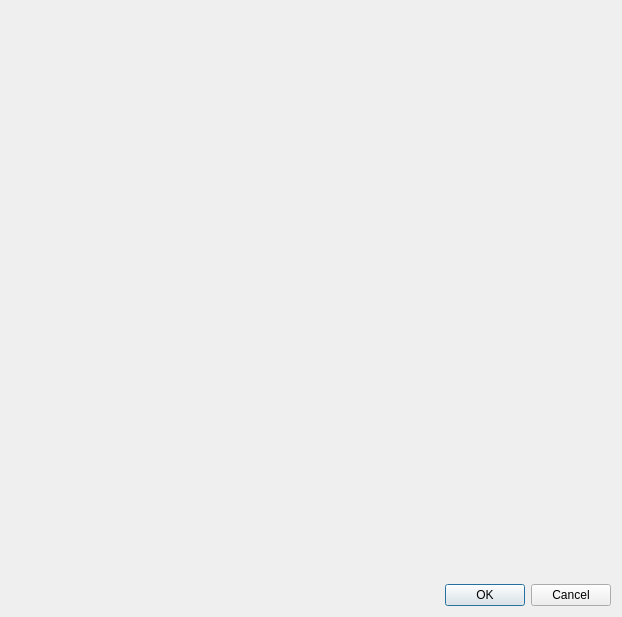
<?xml version="1.0" encoding="UTF-8"?>
<ui version="4.0">
 <class>findUnitForm</class>
 <widget class="QDialog" name="findUnitForm">
  <property name="geometry">
   <rect>
    <x>0</x>
    <y>0</y>
    <width>622</width>
    <height>617</height>
   </rect>
  </property>
  <property name="windowTitle">
   <string>Dialog</string>
  </property>
  <layout class="QGridLayout" name="gridLayout">
   <item row="0" column="0">
    <widget class="UnitFinder" name="unitFinder" native="true"/>
   </item>
   <item row="1" column="0">
    <widget class="QDialogButtonBox" name="buttonBox">
     <property name="orientation">
      <enum>Qt::Horizontal</enum>
     </property>
     <property name="standardButtons">
      <set>QDialogButtonBox::Cancel|QDialogButtonBox::Ok</set>
     </property>
    </widget>
   </item>
  </layout>
 </widget>
 <customwidgets>
  <customwidget>
   <class>UnitFinder</class>
   <extends>QWidget</extends>
   <header location="global">unitfinder.h</header>
   <container>1</container>
  </customwidget>
 </customwidgets>
 <resources/>
 <connections>
  <connection>
   <sender>buttonBox</sender>
   <signal>accepted()</signal>
   <receiver>findUnitForm</receiver>
   <slot>accept()</slot>
   <hints>
    <hint type="sourcelabel">
     <x>248</x>
     <y>254</y>
    </hint>
    <hint type="destinationlabel">
     <x>157</x>
     <y>274</y>
    </hint>
   </hints>
  </connection>
  <connection>
   <sender>buttonBox</sender>
   <signal>rejected()</signal>
   <receiver>findUnitForm</receiver>
   <slot>reject()</slot>
   <hints>
    <hint type="sourcelabel">
     <x>316</x>
     <y>260</y>
    </hint>
    <hint type="destinationlabel">
     <x>286</x>
     <y>274</y>
    </hint>
   </hints>
  </connection>
 </connections>
</ui>
